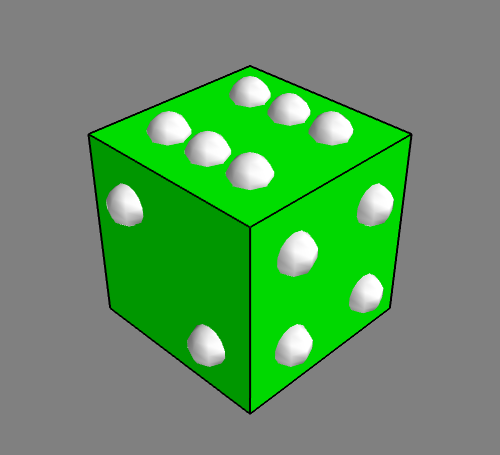

The Python source for this figure:
# This script creates a basic green dice to explore the capabilities of 
# mayavi.
#
# To run (in a Python shell):
# run green_dice.py 
#
# Created January 2015 by F.P.A.Vogt for the ANITA astroinformatics summer 
# school 2015. 
# Published as supplementary material in Vogt, Owen et al., ApJ (2015).
#
# Questions, comments : [email redacted]
#
# If you find this code useful for your research, please cite
#
# Vogt, Owen et al., Advanced Data Visualization in Astrophysics: 
# the X3D Pathway, ApJ (2015).
#
# ------------------------------------------------------------------------------

# Import the required packages
from enthought.mayavi import mlab

# Define the dice elements
xs = [0]
ys = [0]
zs = [0]
px = [0,
    -0.25,-0.25,-0.25,0.25, 0.25,0.25,
    -0.5, -0.5,-0.5, -0.5,-0.5,
     0.5, 0.5,
     0,-0.25,0.25,
    -0.25, -0.25, 0.25, 0.25]
py = [0, 
    -0.25, 0, 0.25,-0.25, 0, 0.25,
    0,-0.25,0.25, -0.25, 0.25,
    -0.25,0.25,
    -0.5, -0.5, -0.5, 
    0.5, 0.5, 0.5, 0.5]
pz = [-0.5,
    0.5,0.5, 0.5, 0.5, 0.5,0.5,
    0, -0.25, -0.25, 0.25, 0.25,
    0.25, -0.25,
    0,-0.25, 0.25,
    -0.25,0.25, -0.25, 0.25]
pc = [0,
    6,6,6,6,6,6,
    5,5,5,5,5,
    2,2,
    3,3,3,
    4,4,4,4,]        


# Create a mayavi window
mlab.close(1)
mlab.figure(1,size=(500,500))

# Add a green cube
mlab.points3d(xs,ys,zs, scale_factor=1,scale_mode='none', color=(0,1.0,0),
                mode='cube')
                
# A dark outline for the look
mlab.outline(color=(0,0,0),line_width = 2.0)

# The different dice faces
mlab.points3d(px,py,pz,pc, scale_factor=0.2, scale_mode="none", 
                color=(1,1,1),mode='sphere')

# Export the model to X3D and/or PNG, etc ...
mlab.savefig('./green_dice.x3d')
mlab.savefig('./green_dice.png')

mlab.show()
